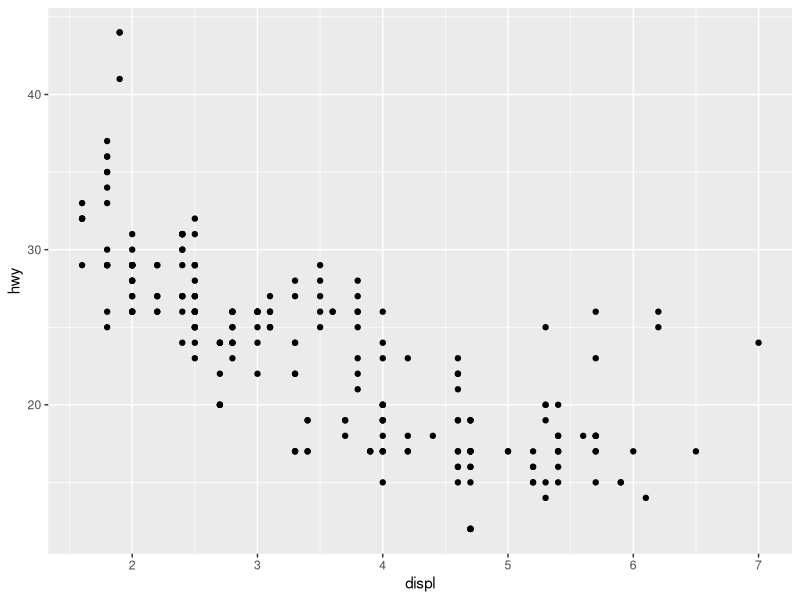
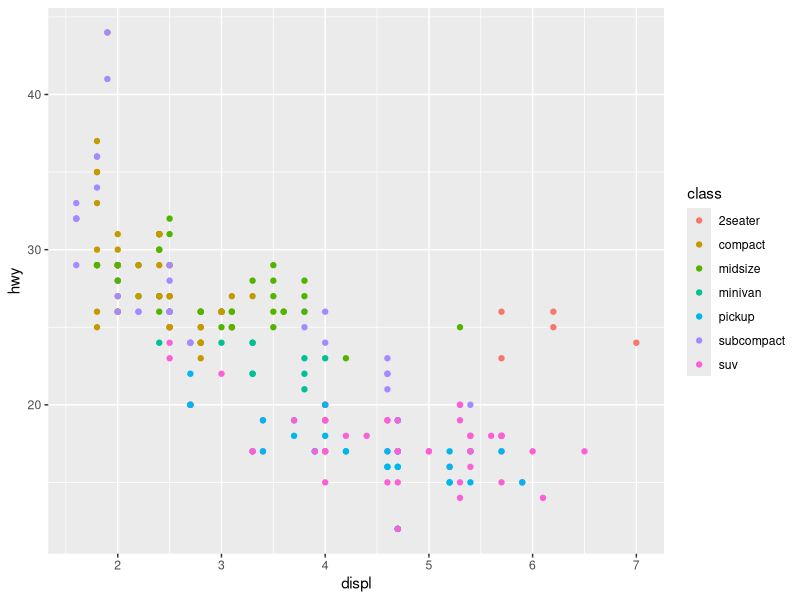
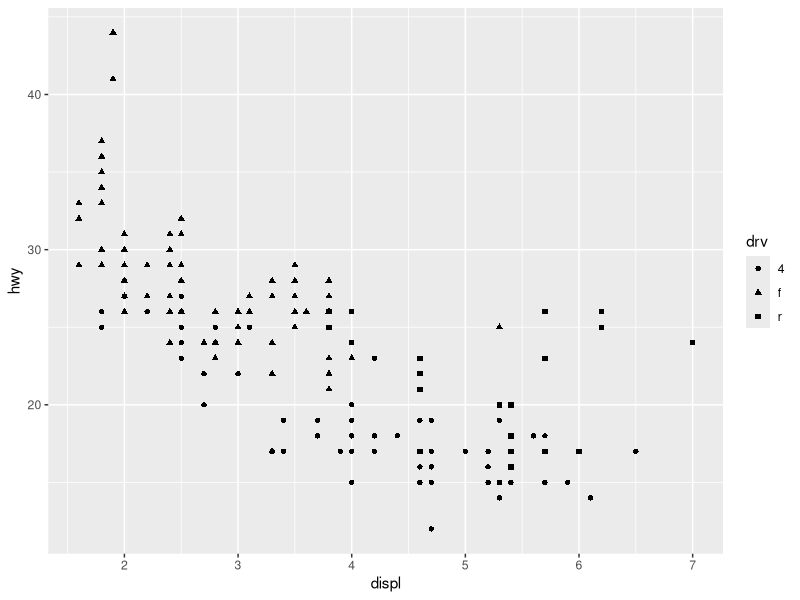
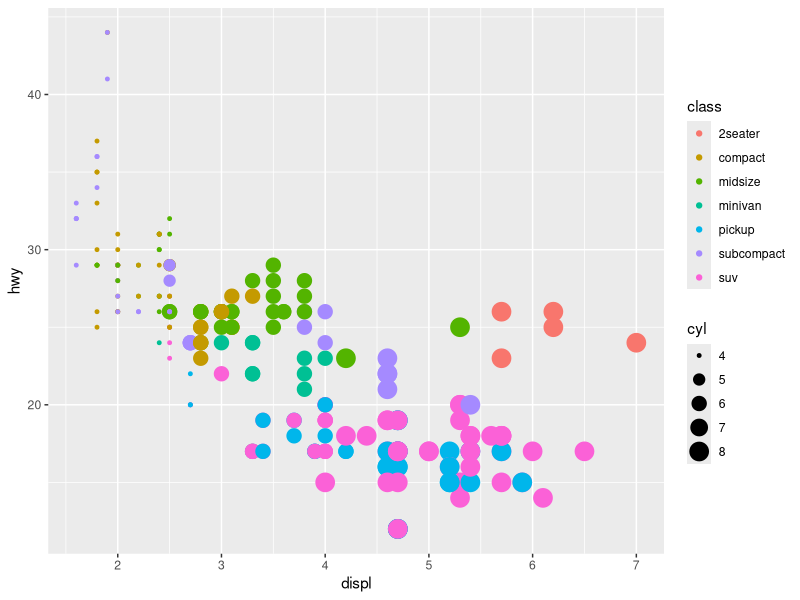
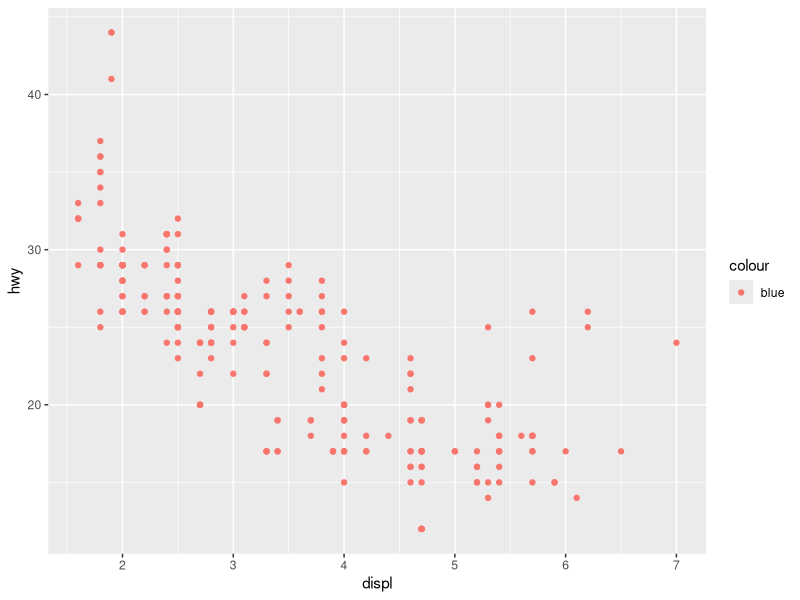
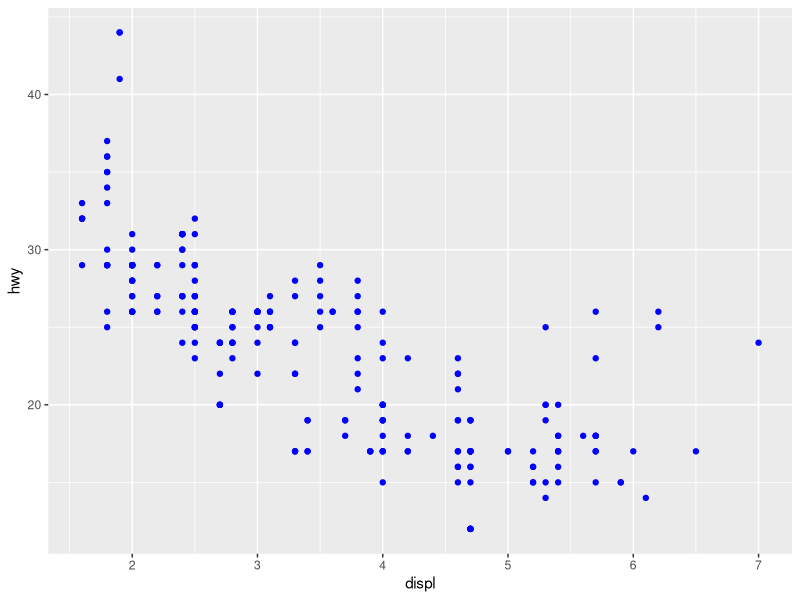
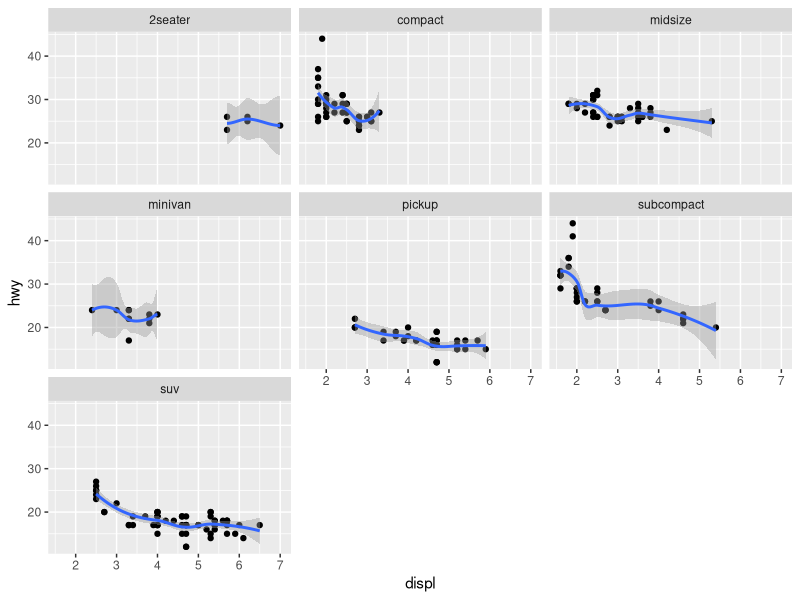
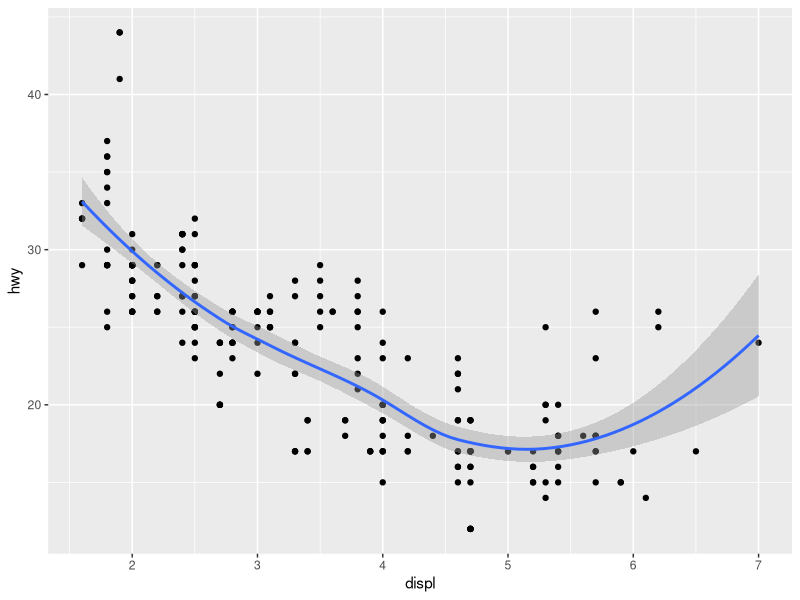

Recreate these plots in R, in order. (Note: this script raises an error after producing the figures.)
library(ggplot2)
mpg

data(mpg)
head(mpg)
ggplot(mpg,aes(x=displ,y=hwy))+geom_point()
ggplot(mpg,aes(displ,hwy,color=class))+geom_point()
ggplot(mpg,aes(displ,hwy,shape=drv))+geom_point()
ggplot(mpg,aes(displ,hwy,size=cyl,color=class))+geom_point()

#to set the aesthetic to a fixed value, do it outside of aes

ggplot(mpg,aes(displ,hwy))+geom_point(aes(color="blue"))
ggplot(mpg,aes(displ,hwy))+geom_point(color="blue")

#faceting
ggplot(mpg,aes(displ,hwy))+geom_point()+facet_wrap(~class)+geom_smooth()
#with confidence intervals
ggplot(mpg,aes(displ,hwy))+geom_point()+geom_smooth()
#with no confidence intervals
ggplot(mpg,aes(displ,hwy))+geom_point()+geom_smooth(se=FALSE)

#the wiggliness of the smooth line is controlled by the span parameter

ggplot(mpg,aes(displ,hwy))+geom_point()+geom_smooth(span=0.2) #very wiggly
ggplot(mpg,aes(displ,hwy))+geom_point()+geom_smooth(span=0.8) #less wiggly

#default method for smoothening is loess

#when n>1000, use method ='gam' and load mgcv package prior to that

library(mgcv)

ggplot(mpg,aes(displ,hwy))+geom_point()+geom_smooth(method='gam',formula = y~s(x))

#method='lm' fits a linear model
ggplot(mpg,aes(displ,hwy))+geom_point()+geom_smooth(method='lm')

#boxplots

#when x=categorical and y=continous

#example fuel economy with car class

ggplot(mpg,aes(drv,hwy))+geom_point()
ggplot(mpg,aes(drv,hwy,color=drv))+geom_boxplot()

#adding a little jitter to the plot

ggplot(mpg,aes(drv, hwy))+geom_jitter()

#adding a violin plot
ggplot(mpg,aes(drv, hwy))+geom_violin()

#histogram and frequency polygon

#show distribution of single numeric variable

ggplot(mpg,aes(hwy))+geom_histogram()
ggplot(mpg,aes(hwy))+geom_freqpoly()

#using different binwidths
ggplot(mpg,aes(hwy))+geom_histogram(binwidth = 2.5)
ggplot(mpg,aes(hwy))+geom_histogram(binwidth = 1)
ggplot(mpg,aes(hwy))+geom_histogram(binwidth = 0.1)
#different colors in the freqpoly can represent diferent groups
ggplot(mpg,aes(displ,color=drv))+geom_freqpoly(binwidth=0.5)
ggplot(mpg,aes(displ,fill=drv))+geom_histogram(binwidth = 0.5)+facet_wrap(~drv,ncol=1)

#bar charts

ggplot(mpg, aes(manufacturer))+geom_bar()

#time series with line and path plots

#line follows a sorting by time variable on the x axis while path plots joins the points as they appear

data("economics")
head(economics)
?economics

ggplot(economics,aes(date, unemploy/pop))+geom_line()
ggplot(economics, aes(date, uempmed))+geom_line()

#to draw both time series on the same plot

ggplot(economics,aes(unemploy/pop,uempmed))+geom_path()+geom_point()
year=function(x) as.POSIXlt(x)$year +1900

ggplot(economics,aes(unemploy/pop,uempmed))+geom_path(color="grey50")+geom_point(aes(color=year(date)))
cor(unemploy/pop,unempmed,data=economics)
attach(economics)
detach(economics)
with(economics,cor(unemploy/pop,uempmed))
cor(unemploy/pop,uempmed)

#modifying the axes

ggplot(mpg,aes(cty,hwy))+geom_point(alpha=1/3)+xlab("city driving")+ylab("highway driving")

#xlab(NULL) will remove the axis labels

#xlim() and ylim() modify the limits of the axes

#for continuous scales, use NA to set only one limit

ggplot(mpg,aes(drv,hwy))+
  geom_jitter(width=0.25,na.rm = TRUE)+
  xlim('f','r')+
  ylim(NA,30)

#Chapter 3 - Toolbox

ggplot(mpg,aes(displ,hwy))+geom_text(aes(label=model))+xlim(1,8)

#remove overlapping

ggplot(mpg,aes(displ,hwy))+geom_text(aes(label=model),check_overlap = TRUE)+xlim(1,8)

#geom_label draws rounded label around the text

label=data.frame(
  waiting=c(55,80),
  eruptions=c(2,4.8),
  label=c("peak one","peak two")
)
head(faithfuld)
ggplot(faithfuld,aes(waiting,eruptions))+geom_tile(aes(fill=density))+
  geom_label(data=label,aes(label=label))
data("presidential")
head(presidential)
library(dplyr)
head(economics$date)
presidential=presidential%>%
  filter(start>economics$date[1])
ggplot(economics)+
  geom_rect(aes(xmin=start,xmax=end,fill=party),ymin=-Inf,ymax=Inf,alpha=0.2,data=presidential)+
  geom_vline(aes(xintercept=as.numeric(start)),
             data=presidential,color="grey50",alpha=0.5)+
  geom_text(aes(x=start,y=2500,label=name),data=presidential,size=3,vjust=0,hjust=0,nudge_x = 100)+
  geom_line(aes(date, unemploy))+
  scale_fill_manual(values=c("blue","red"))